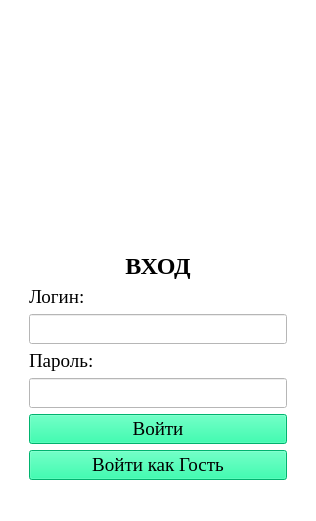
<?xml version="1.0" encoding="UTF-8"?>
<ui version="4.0">
 <class>MainWindow</class>
 <widget class="QMainWindow" name="MainWindow">
  <property name="geometry">
   <rect>
    <x>0</x>
    <y>0</y>
    <width>316</width>
    <height>521</height>
   </rect>
  </property>
  <property name="windowTitle">
   <string>Вход</string>
  </property>
  <property name="styleSheet">
   <string notr="true">background-color: #FFFFFF;</string>
  </property>
  <widget class="QWidget" name="centralwidget">
   <layout class="QVBoxLayout" name="mainVerticalLayout">
    <item>
     <widget class="QLabel" name="label_4">
      <property name="text">
       <string/>
      </property>
      <property name="pixmap">
       <pixmap resource="../../../Desktop/resources.qrc">:/newPrefix/Icon.png</pixmap>
      </property>
      <property name="scaledContents">
       <bool>true</bool>
      </property>
     </widget>
    </item>
    <item>
     <widget class="QWidget" name="formContainer" native="true">
      <layout class="QVBoxLayout" name="formLayout">
       <property name="leftMargin">
        <number>20</number>
       </property>
       <property name="topMargin">
        <number>10</number>
       </property>
       <property name="rightMargin">
        <number>20</number>
       </property>
       <property name="bottomMargin">
        <number>10</number>
       </property>
       <item>
        <widget class="QLabel" name="label">
         <property name="font">
          <font>
           <family>Times New Roman</family>
           <pointsize>18</pointsize>
           <weight>75</weight>
           <bold>true</bold>
          </font>
         </property>
         <property name="text">
          <string>ВХОД</string>
         </property>
         <property name="alignment">
          <set>Qt::AlignCenter</set>
         </property>
        </widget>
       </item>
       <item>
        <widget class="QLabel" name="label_2">
         <property name="font">
          <font>
           <family>Times New Roman</family>
           <pointsize>14</pointsize>
          </font>
         </property>
         <property name="text">
          <string>Логин:</string>
         </property>
        </widget>
       </item>
       <item>
        <widget class="QLineEdit" name="login">
         <property name="font">
          <font>
           <family>Times New Roman</family>
           <pointsize>14</pointsize>
          </font>
         </property>
         <property name="styleSheet">
          <string notr="true">background-color: #FFFFFF;</string>
         </property>
        </widget>
       </item>
       <item>
        <widget class="QLabel" name="label_3">
         <property name="font">
          <font>
           <family>Times New Roman</family>
           <pointsize>14</pointsize>
          </font>
         </property>
         <property name="text">
          <string>Пароль:</string>
         </property>
        </widget>
       </item>
       <item>
        <widget class="QLineEdit" name="password">
         <property name="font">
          <font>
           <family>Times New Roman</family>
           <pointsize>14</pointsize>
          </font>
         </property>
         <property name="styleSheet">
          <string notr="true">background-color: #FFFFFF;</string>
         </property>
         <property name="echoMode">
          <enum>QLineEdit::Password</enum>
         </property>
        </widget>
       </item>
       <item>
        <widget class="QPushButton" name="meneger_login_botton">
         <property name="font">
          <font>
           <family>Times New Roman</family>
           <pointsize>14</pointsize>
          </font>
         </property>
         <property name="styleSheet">
          <string notr="true">background-color: rgb(0, 250, 154);</string>
         </property>
         <property name="text">
          <string>Войти</string>
         </property>
        </widget>
       </item>
       <item>
        <widget class="QPushButton" name="guest">
         <property name="font">
          <font>
           <family>Times New Roman</family>
           <pointsize>14</pointsize>
          </font>
         </property>
         <property name="styleSheet">
          <string notr="true">background-color: rgb(0, 250, 154);</string>
         </property>
         <property name="text">
          <string>Войти как Гость</string>
         </property>
        </widget>
       </item>
      </layout>
     </widget>
    </item>
   </layout>
  </widget>
  <widget class="QStatusBar" name="statusbar"/>
 </widget>
 <resources>
  <include location="../../../Desktop/resources.qrc"/>
 </resources>
 <connections/>
</ui>
